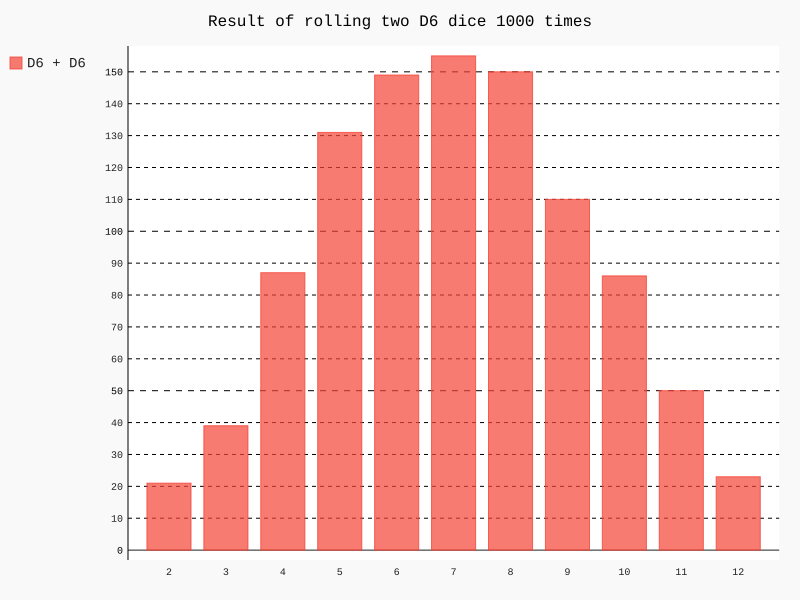

The Python source for this figure:
# 两个骰子
import pygal

from die import Die

# 创建两个实例
die_1 = Die()
die_2 = Die()

# 掷骰子多次，存储到一个列表
results = []
for roll_num in range(1001):
    result = die_1.roll() + die_2.roll()
    results.append(result)

# 分析结果
freguencies = []
for value in range(2,die_1.num_sides+die_2.num_sides+1):
    freguency = results.count(value)
    freguencies.append(freguency)

# 可视化结果
hist = pygal.Bar()
hist.x_labels = []  # 初始化
for label in range(2, die_1.num_sides + die_2.num_sides + 1):
    hist.x_labels.append(label)
hist.title = "Result of rolling two D6 dice 1000 times"
hist._x_title = "Result"
hist._y_title = "Frequency of result"

hist.add('D6 + D6', freguencies)
hist.render_to_file('dice_visual.svg')
